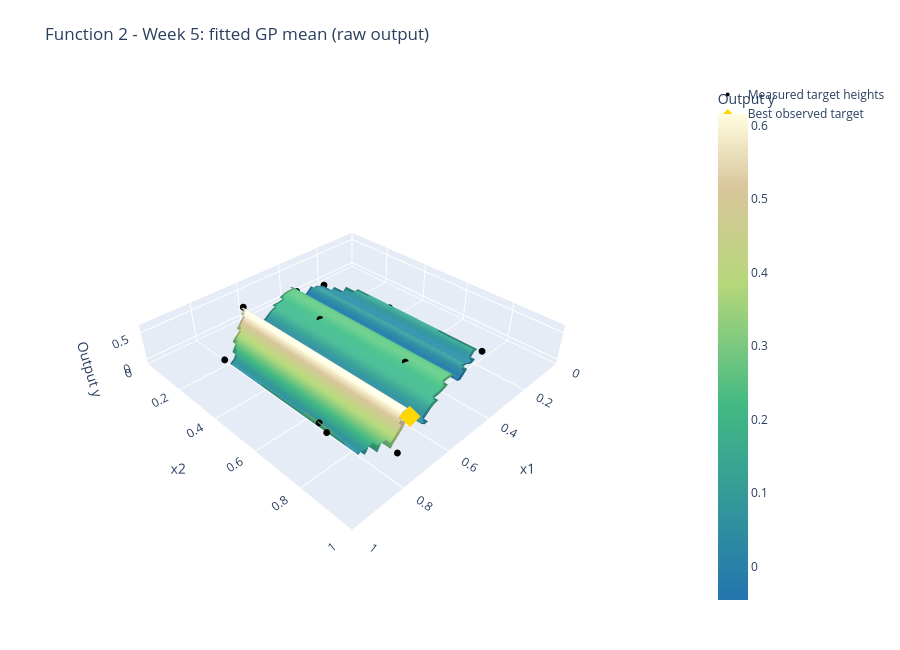

The notebook cell saved with this chart:
### Code cell
# Function 2 uses the two-input renderers; model calculations retain every input.
views = save_two_input_model_views(
    selected_model, model_run["fitted"][REFERENCE_MODEL], inputs, raw_y,
    title=TITLE, figures_dir=FIGURES_DIR, reference_label=REFERENCE_MODEL, **VIEW_SETTINGS,
)
display(*views["figures"])
views["terrain"].show(config=PLOT_CONFIG)

### Figure 1 — Plotly figure (JSON) as saved in the notebook; plotly's stock layout.template omitted (floating-point values rounded to 4 significant figures; data arrays with more than 128 entries replaced by an {"elided": "..."} marker saying what was removed)
{"data": [{"colorbar": {"title": {"text": "Output y"}}, "colorscale": [[0, "#2475b0"], [0.4, "#42b983"], [0.65, "#b6d77a"], [0.85, "#d9c69c"], [1, "#fffde0"]], "connectgaps": false, "contours": {"z": {"show": true, "usecolormap": true}}, "hovertemplate": "x1=%{x:.3f}<br>x2=%{y:.3f}<br>Fitted Output y=%{z:.3f}<extra></extra>", "type": "surface", "x": [0.0, 0.01667, 0.03333, 0.05, 0.06667, 0.08333, 0.1, 0.1167, 0.1333, 0.15, 0.1667, 0.1833, 0.2, 0.2167, 0.2333, 0.25, 0.2667, 0.2833, 0.3, 0.3167, 0.3333, 0.35, 0.3667, 0.3833, 0.4, 0.4167, 0.4333, 0.45, 0.4667, 0.4833, 0.5, 0.5167, 0.5333, 0.55, 0.5667, 0.5833, 0.6, 0.6167, 0.6333, 0.65, 0.6667, 0.6833, 0.7, 0.7167, 0.7333, 0.75, 0.7667, 0.7833, 0.8, 0.8167, 0.8333, 0.85, 0.8667, 0.8833, 0.9, 0.9167, 0.9333, 0.95, 0.9667, 0.9833, 1.0], "y": [0.0, 0.01667, 0.03333, 0.05, 0.06667, 0.08333, 0.1, 0.1167, 0.1333, 0.15, 0.1667, 0.1833, 0.2, 0.2167, 0.2333, 0.25, 0.2667, 0.2833, 0.3, 0.3167, 0.3333, 0.35, 0.3667, 0.3833, 0.4, 0.4167, 0.4333, 0.45, 0.4667, 0.4833, 0.5, 0.5167, 0.5333, 0.55, 0.5667, 0.5833, 0.6, 0.6167, 0.6333, 0.65, 0.6667, 0.6833, 0.7, 0.7167, 0.7333, 0.75, 0.7667, 0.7833, 0.8, 0.8167, 0.8333, 0.85, 0.8667, 0.8833, 0.9, 0.9167, 0.9333, 0.95, 0.9667, 0.9833, 1.0], "z": {"elided": "61x61 float values"}}, {"customdata": [0.539, 0.4206, -0.06562, 0.294, 0.215, 0.02311, 0.2446, 0.03875, -0.01386, 0.6112, 0.2834, 0.0311, 0.1561, 0.1312], "hovertemplate": "x1=%{x:.4f}<br>x2=%{y:.4f}<br>Original y=%{customdata:.3e}<br>Target=%{z:.3f}<extra></extra>", "marker": {"color": "black", "size": 4}, "mode": "markers", "name": "Measured target heights", "type": "scatter3d", "x": [0.6658, 0.8778, 0.1427, 0.8453, 0.4546, 0.5777, 0.4382, 0.3417, 0.3386, 0.7026, 0.775, 0.2282, 0.8356, 0.1795], "y": [0.124, 0.7786, 0.349, 0.7111, 0.2905, 0.772, 0.685, 0.0287, 0.2139, 0.9266, 0.95, 0.06664, 0.2329, 0.8087], "z": [0.539, 0.4206, -0.06562, 0.294, 0.215, 0.02311, 0.2446, 0.03875, -0.01386, 0.6112, 0.2834, 0.0311, 0.1561, 0.1312]}, {"marker": {"color": "gold", "size": 7, "symbol": "diamond"}, "mode": "markers", "name": "Best observed target", "type": "scatter3d", "x": [0.7026], "y": [0.9266], "z": [0.6112]}], "layout": {"height": 650, "margin": {"b": 40, "l": 10, "r": 60, "t": 80}, "scene": {"aspectmode": "manual", "aspectratio": {"x": 1, "y": 1, "z": 0.16}, "dragmode": "orbit", "xaxis": {"range": [0, 1], "title": {"text": "x1"}}, "yaxis": {"range": [0, 1], "title": {"text": "x2"}}, "zaxis": {"nticks": 3, "title": {"text": "Output y"}}}, "title": {"text": "Function 2 - Week 5: fitted GP mean (raw output)"}}}
